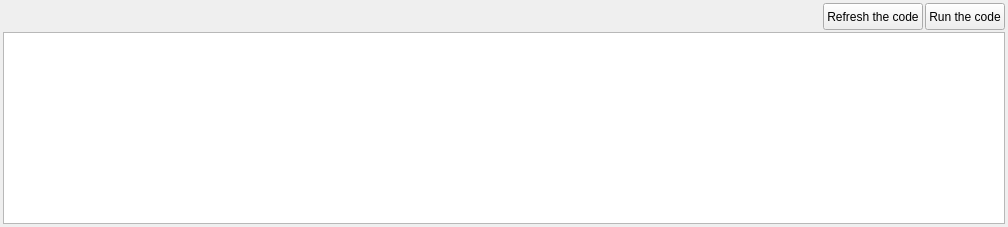
      <widget class="QWidget" name="tab_4">
       <attribute name="title">
        <string>Code</string>
       </attribute>
       <layout class="QGridLayout" name="gridLayout_4">
        <property name="leftMargin">
         <number>3</number>
        </property>
        <property name="topMargin">
         <number>3</number>
        </property>
        <property name="rightMargin">
         <number>3</number>
        </property>
        <property name="bottomMargin">
         <number>3</number>
        </property>
        <property name="spacing">
         <number>2</number>
        </property>
        <item row="0" column="0">
         <spacer name="horizontalSpacer_2">
          <property name="orientation">
           <enum>Qt::Horizontal</enum>
          </property>
          <property name="sizeHint" stdset="0">
           <size>
            <width>818</width>
            <height>20</height>
           </size>
          </property>
         </spacer>
        </item>
        <item row="0" column="1">
         <widget class="QPushButton" name="pushButton_refsh">
          <property name="minimumSize">
           <size>
            <width>0</width>
            <height>27</height>
           </size>
          </property>
          <property name="text">
           <string>Refresh the code</string>
          </property>
          <property name="icon">
           <iconset resource="../myRes.qrc">
            <normaloff>:/picture/resourses/refresh-icon.png</normaloff>:/picture/resourses/refresh-icon.png</iconset>
          </property>
         </widget>
        </item>
        <item row="0" column="2">
         <widget class="QPushButton" name="pushButton_2">
          <property name="minimumSize">
           <size>
            <width>0</width>
            <height>27</height>
           </size>
          </property>
          <property name="text">
           <string>Run the code</string>
          </property>
          <property name="icon">
           <iconset resource="../myRes.qrc">
            <normaloff>:/picture/resourses/if_start_60207.png</normaloff>:/picture/resourses/if_start_60207.png</iconset>
          </property>
         </widget>
        </item>
        <item row="1" column="0" colspan="3">
         <widget class="QPlainTextEdit" name="plainTextEdit">
          <property name="font">
           <font>
            <family>Courier New</family>
           </font>
          </property>
         </widget>
        </item>
       </layout>
      </widget>
